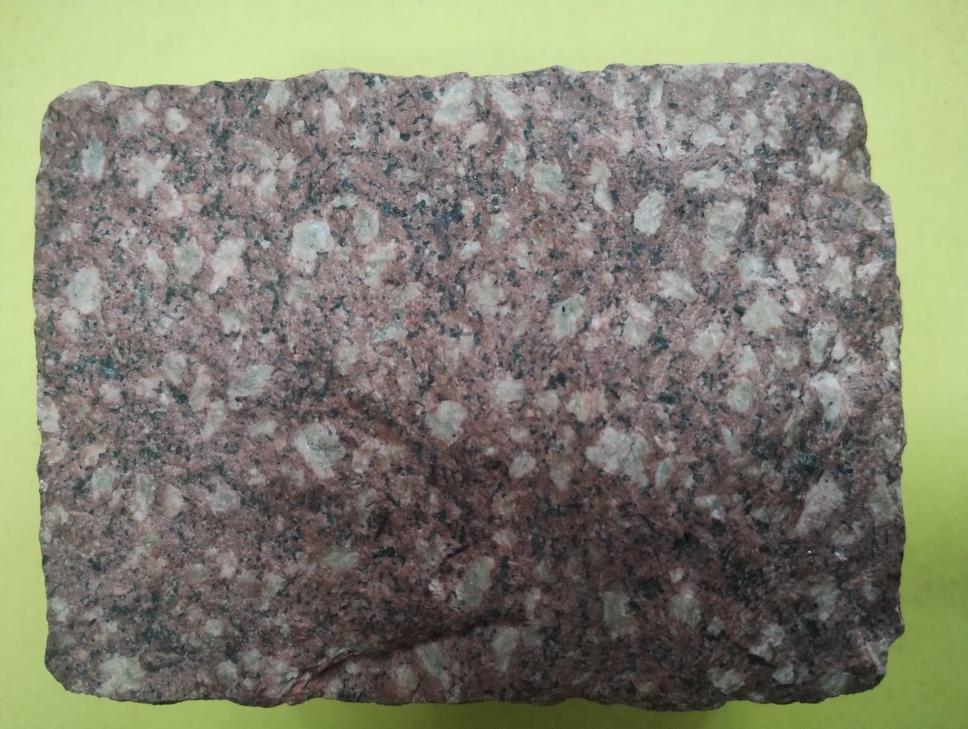
#> input picture mineral2.jpeg, 968 x 729 px, shrunk from 1600 x 1204 before the run
$ python grain_segmentation.py mineral2.jpeg mineral2.jpeg 1.0
#> lines starting #> are read from the running program, lines starting #| are printed output that depends on the picture; after the words box and inside, x2 and y2 are one past the last pixel; in counts of white or black regions, pixels touching at a corner belong together
#> in segment_and_group_grains, image is the input picture: shape (729, 968, 3); mean B, G, R 111.2, 128.4, 128.4
import numpy as np
import cv2
import sys
import json
from sklearn.cluster import KMeans
import matplotlib.pyplot as plt
from scipy.spatial import distance
from PIL import Image, ImageEnhance

def adjust_image_properties(image, brightness=1.2, contrast=1.2, sharpness=1.5, saturation=1.3):
    """
    Adjust brightness, contrast, sharpness, and saturation of an image.
    """
#> called with brightness = 1.2, contrast = 1.2, sharpness = 1.5, saturation = 1.3
    pil_img = Image.fromarray(image)
    pil_img = ImageEnhance.Brightness(pil_img).enhance(brightness)
    pil_img = ImageEnhance.Contrast(pil_img).enhance(contrast)
    pil_img = ImageEnhance.Sharpness(pil_img).enhance(sharpness)
    pil_img = ImageEnhance.Color(pil_img).enhance(saturation)
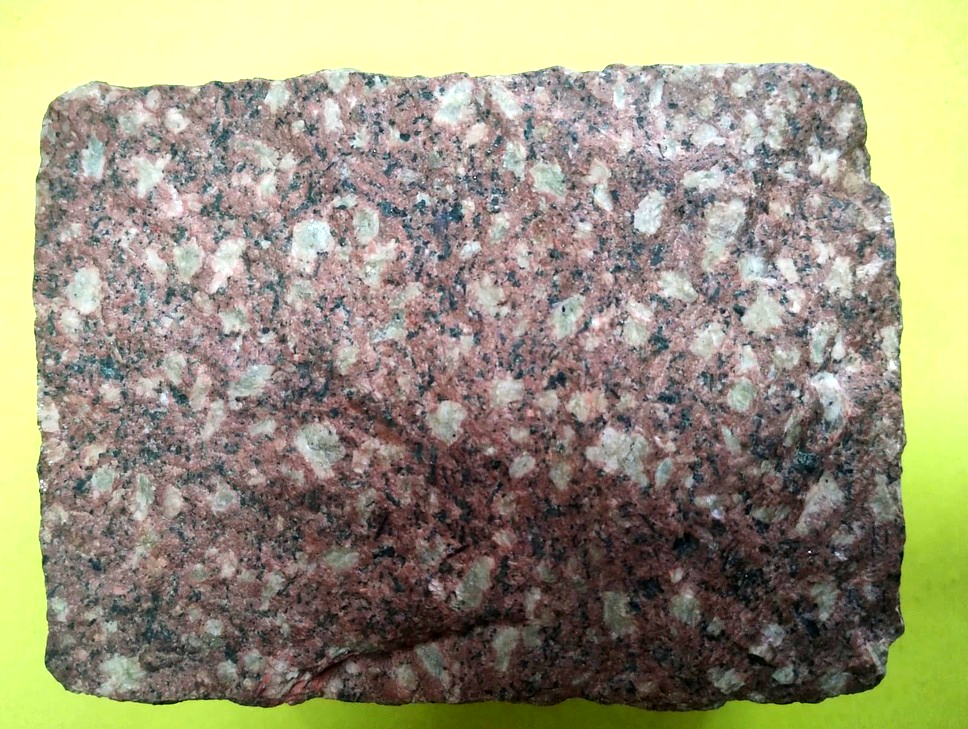
#> pil_img: PIL image 968x729 RGB; mean R, G, B 153.7, 147.8, 123
#> in segment_and_group_grains, `image_lab = cv2.cvtColor(adjusted_image_rgb, cv2.COLOR_RGB2LAB)`: image_lab: shape (729, 968, 3); mean of channels 0, 1, 2 153.3, 127, 141
    return np.array(pil_img)

def find_optimal_clusters(image_lab, max_clusters=10):
    """
    Finds the optimal number of clusters based on the Elbow method.
    """
#> called with image_lab = array of shape (705672, 3), max_clusters = 10
    distortions = []
    K_range = range(2, max_clusters + 1)

    for k in K_range:
        kmeans = KMeans(n_clusters=k, random_state=42)
        kmeans.fit(image_lab)
        distortions.append(kmeans.inertia_)  # Sum of squared distances to cluster centers
#> after the loop, distortions = [1.27e+09, 620155339.8, 421676111.4, 318328531.2, 223795217.8, 202896775.2, 151870257.8, 125051776, 106898282.1]

    # [9 lines of commented-out code are left out]
    optimal_k = np.argmin(np.diff(distortions, 2)) + 2  # Second derivative for the elbow point
#> optimal_k = 6
    return optimal_k

def segment_and_group_grains(image_path, max_clusters=10, color_distance_threshold=15, area_scale=1.0):
    # Load and adjust the image
    image = cv2.imread(image_path)
    image_rgb = cv2.cvtColor(image, cv2.COLOR_BGR2RGB)
    adjusted_image_rgb = adjust_image_properties(image_rgb)

    # Convert to LAB color space for better color segmentation
    image_lab = cv2.cvtColor(adjusted_image_rgb, cv2.COLOR_RGB2LAB)
    reshaped_lab = image_lab.reshape((-1, 3))

    # Find the optimal number of clusters
    num_clusters = find_optimal_clusters(reshaped_lab, max_clusters)
#> num_clusters = 6

    # Apply k-means clustering with optimal clusters
    kmeans = KMeans(n_clusters=num_clusters, random_state=42)
    labels = kmeans.fit_predict(reshaped_lab)
    cluster_centers_lab = kmeans.cluster_centers_  # Get LAB color centers for each cluster
#> cluster_centers_lab = [[102.1, 131.4, 133.2], [187, 95.24, 190.9], [152.5, 133.1, 130.9], [45.79, 132.8, 132], [249.6, 114.2, 167.2], [203.3, 130, 130.2]]

    # Convert cluster centers to RGB for visualization
    cluster_centers_rgb = cv2.cvtColor(cluster_centers_lab.reshape(1, -1, 3).astype(np.uint8), cv2.COLOR_LAB2RGB).reshape(-1, 3)
#> cluster_centers_rgb = [[103, 92, 86], [152, 193, 53], [154, 141, 140], [51, 41, 38], [249, 254, 171], [203, 196, 194]]

    # Reshape the labels to match the original image shape
    segmented_image = labels.reshape((image_lab.shape[:2]))
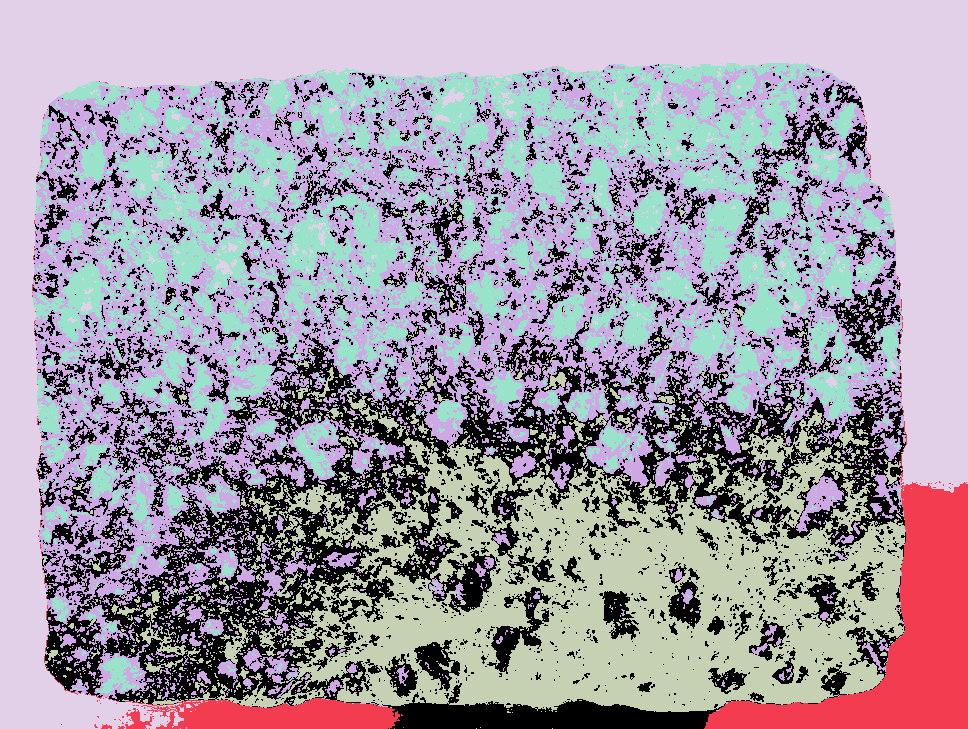
#> segmented_image: shape (729, 968) int32; 6 distinct labels, from 0 to 5; one colour per label, 0 black

    # Dictionary to store total area per color cluster
    grain_areas_by_color = {}
    for i in range(num_clusters):
        # Create a binary mask where the cluster equals the current label
        mask = np.uint8(segmented_image == i) * 255

        # Find contours to detect each grain in the cluster
        contours, _ = cv2.findContours(mask, cv2.RETR_EXTERNAL, cv2.CHAIN_APPROX_SIMPLE)

        for cnt in contours:
            area = cv2.contourArea(cnt) * area_scale  # Scale area to desired units
            if area > 10 * area_scale:  # Filter out small contours
                # Add the area to the corresponding cluster's list
                if i not in grain_areas_by_color:
                    grain_areas_by_color[i] = []
                grain_areas_by_color[i].append(area)

                # Draw contours on the image for visualization
                cv2.drawContours(adjusted_image_rgb, [cnt], -1, (255, 0, 0), 2)
#> this loop made 6 passes
#> pass 1, in segment_and_group_grains, `mask = np.uint8(segmented_image == i) * 255`:
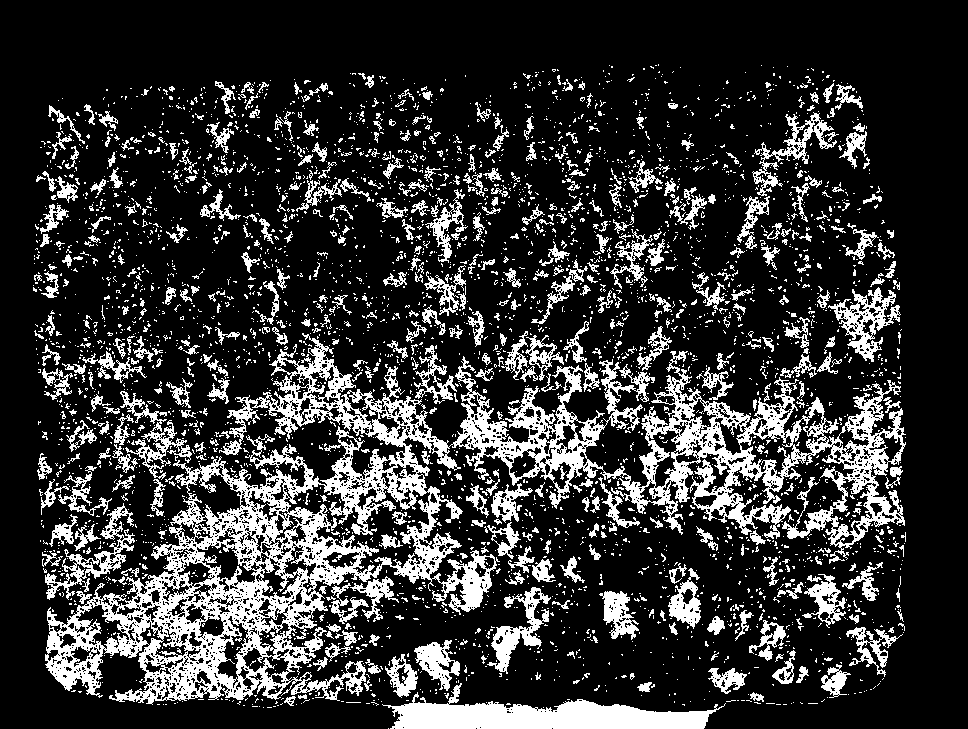
#> mask: shape (729, 968); 20.6% white; 3961 white regions (3448 under 20 px), largest, box (x1, y1, x2, y2) and area: (45, 333, 906, 705) 67402, (382, 683, 726, 729) 7365, (828, 287, 901, 362) 1879
#> pass 3, in segment_and_group_grains, `mask = np.uint8(segmented_image == i) * 255`:
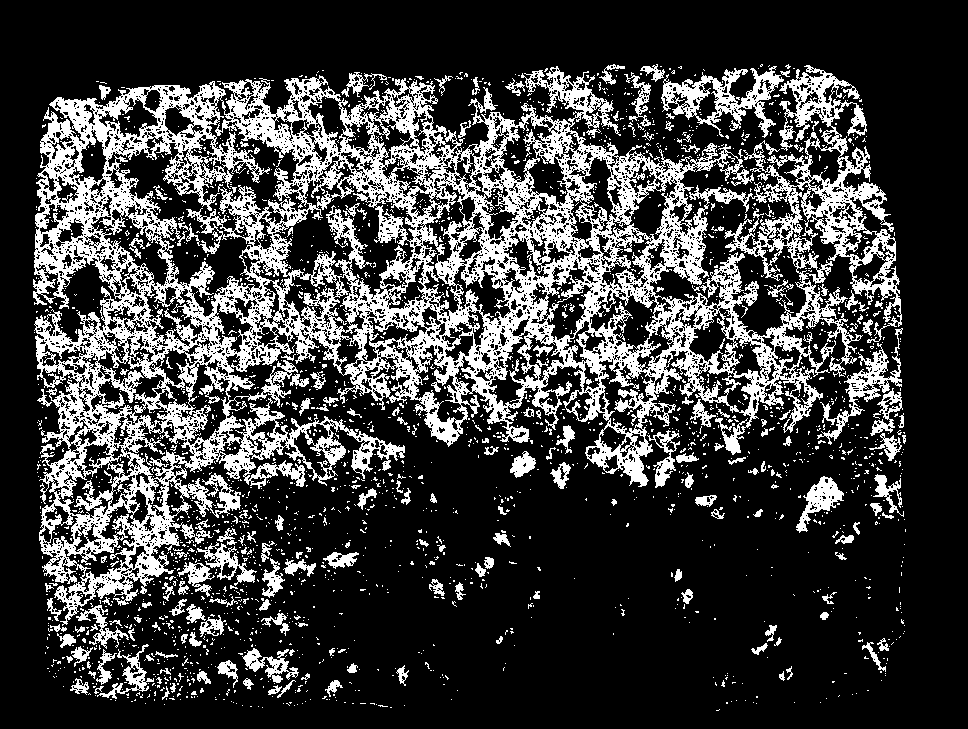
#> mask: shape (729, 968); 24.5% white; 2420 white regions (2221 under 20 px), largest, box (x1, y1, x2, y2) and area: (33, 65, 902, 626) 140848, (661, 66, 784, 138) 3000, (817, 328, 903, 445) 1799
#> after the loop:
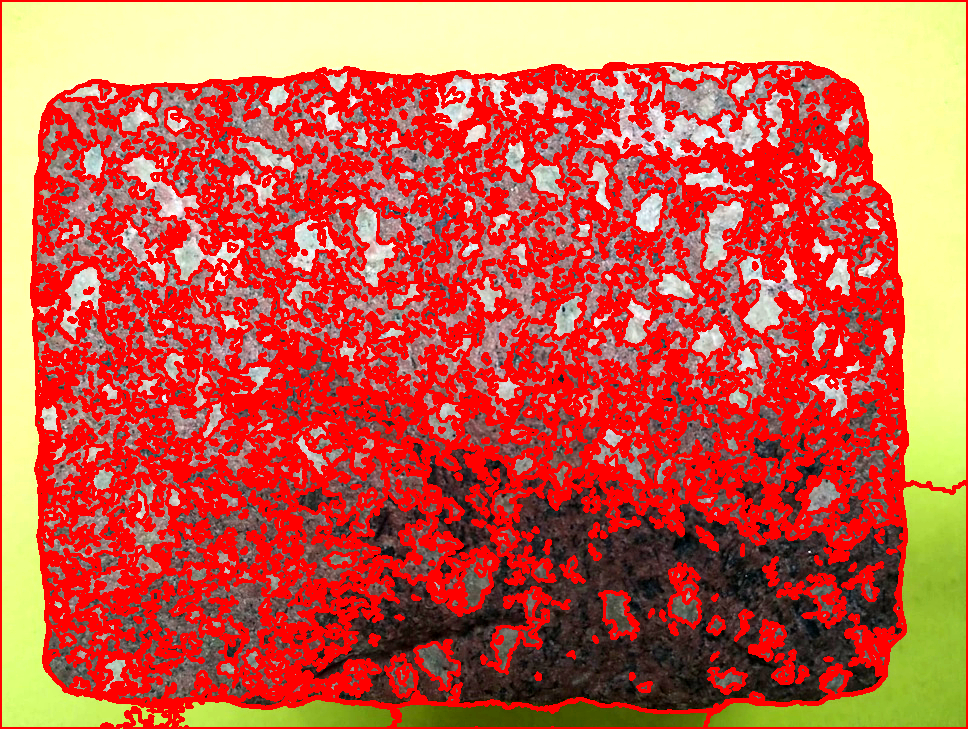
#> adjusted_image_rgb: shape (729, 968, 3); mean R, G, B 202.1, 93.4, 71.6
#> after the loop:
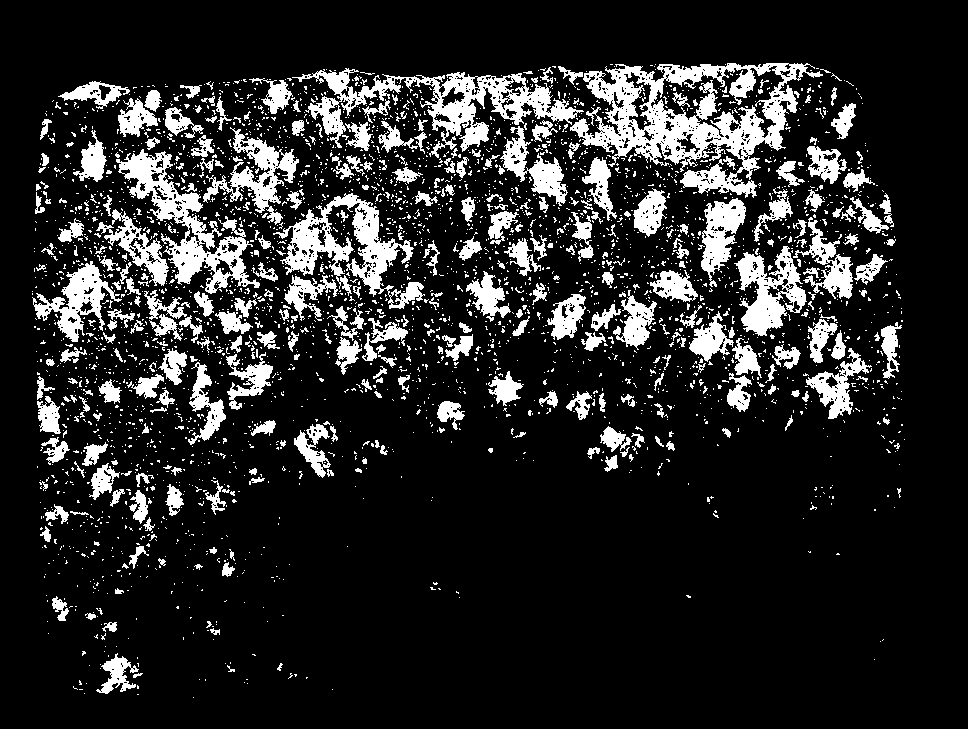
#> mask: shape (729, 968); 15.5% white; 3297 white regions (2951 under 20 px), largest, box (x1, y1, x2, y2) and area: (570, 63, 823, 198) 12991, (292, 68, 584, 158) 7116, (116, 149, 260, 294) 5630
#> after the loop, grain_areas_by_color = 6 items

    # Group clusters with similar colors
    grouped_areas = {}
    grouped_colors = {}
    for i, center_i in enumerate(cluster_centers_lab):
        if i in grouped_areas:
            continue  # Skip if already grouped

        grouped_areas[i] = sum(grain_areas_by_color[i])
        grouped_colors[i] = cluster_centers_rgb[i]  # Assign RGB color to the group

        for j, center_j in enumerate(cluster_centers_lab):
            if i != j and j not in grouped_areas:
                color_distance = distance.euclidean(center_i, center_j)

                # Group areas if color distance is within threshold
                if color_distance < color_distance_threshold:
                    grouped_areas[i] += sum(grain_areas_by_color[j])
                    grouped_colors[i] = cluster_centers_rgb[i]
                    grouped_areas[j] = 0  # Mark as grouped
#> this loop made 6 passes
#> after the loop, grouped_areas = {0: 151139.5, 1: 27774.5, 2: 278197.5, 3: 118977.5, 4: 133397.5, 5: 93791.5}; grouped_colors = {0: [103, 92, 86], 1: [152, 193, 53], 2: [154, 141, 140], 3: [51, 41, 38], 4: [249, 254, 171], 5: [203, 196, 194]}

    # Filter out empty groups and prepare the final result
    final_grouped_areas = {k: v for k, v in grouped_areas.items() if v > 0}
#> final_grouped_areas has the same summary as grouped_areas
    final_grouped_colors = [grouped_colors[k] / 255.0 for k in final_grouped_areas.keys()] # Normalize colors for plotting
#> final_grouped_colors = [[0.404, 0.361, 0.337], [0.596, 0.757, 0.208], [0.604, 0.553, 0.549], [0.2, 0.161, 0.149], [0.976, 0.996, 0.671], [0.796, 0.769, 0.761]]

    # [12 lines of commented-out code are left out]
    final_grouped_colors = [i.tolist() for i in final_grouped_colors]
    s = 0
    for i in final_grouped_areas.values():
        s += i
#> this loop made 6 passes
#> (i, s) on passes 1 to 6: (151139.5, 151139.5), (27774.5, 178914), (278197.5, 457111.5), (118977.5, 576089), (133397.5, 709486.5), (93791.5, 803278)
#> after the loop, s = 803278
    per = [(i/s)*100 for i in final_grouped_areas.values()]
#> per = [18.82, 3.46, 34.63, 14.81, 16.61, 11.68]
    # [8 lines of commented-out code are left out]
    return [per, list(final_grouped_areas.values()), final_grouped_colors]

# Path to your microscopic image
# image_path = 'mineral2.jpeg'
# final_areas = segment_and_group_grains(image_path, area_scale=0.01)

# Print the final grouped areas based on similar colors
# print("Final grouped areas based on similar colors:", final_areas)


if __name__ == "__main__":
    # Get command-line arguments
    image_path = sys.argv[1]  # First argument: Image path
    remove_background = sys.argv[2].lower() == 'true'  # Second argument: Background removal
    area_scale = float(sys.argv[3])  # Third argument: Area scale

    # Call the function and return the result
    final = segment_and_group_grains(image_path, area_scale=area_scale)
#> final = [[18.82, 3.46, 34.63, 14.81, 16.61, 11.68], [151139.5, 27774.5, 278197.5, 118977.5, 133397.5, 93791.5], [[0.404, 0.361, 0.337], [0.596, 0.757, 0.208], [0.604, 0.553, 0.549], [0.2, 0.161, 0.149], [0.976, 0.996, 0.671], [0.796, 0.769, 0.761]]]
    print(final)
#> (printed output is left out)
